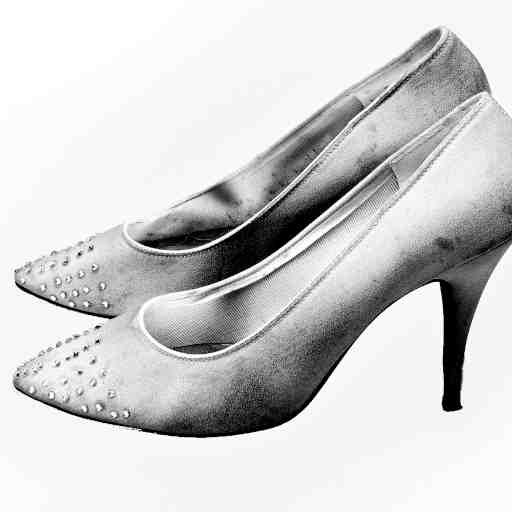
#> input picture toys/python/2d/images_as_values/images/shoes.jpg, 512 x 512 px
$ python add_emb.py
#> lines starting #> are read from the running program, lines starting #| are printed output that depends on the picture; after the words box and inside, x2 and y2 are one past the last pixel; in counts of white or black regions, pixels touching at a corner belong together
### toys/python/2d/images_as_values/embedding.py
import numpy as np
import cv2


def embed(img, max_val=255):
  '''Ternary MAP'''
  threshes = [int(max_val / 3), int((max_val / 3) * 2)]
  embedded = np.empty_like(img, dtype=np.int8)

  embedded[img < threshes[0]] = -1
  embedded[(img >= threshes[0]) & (img < threshes[1])] = 0
  embedded[img >= threshes[1]] = 1

  return embedded


# [27 lines that do not run on import are left out]

### toys/python/2d/images_as_values/add_emb.py
import numpy as np
import cv2

from embedding import embed

img_shoes = embed(cv2.imread('./images/shoes.jpg', cv2.IMREAD_GRAYSCALE))
#> in embed, `threshes = [int(max_val / 3), int((max_val / 3) * 2)]`: threshes = [85, 170]
img_pen = embed(cv2.imread('./images/pen.jpg', cv2.IMREAD_GRAYSCALE))
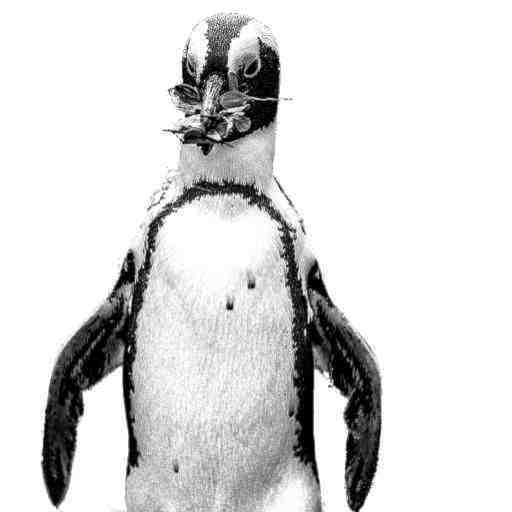
#> input picture toys/python/2d/images_as_values/images/pen.jpg, 512 x 512 px
img_noise = embed(cv2.imread('./images/noise.jpg', cv2.IMREAD_GRAYSCALE))
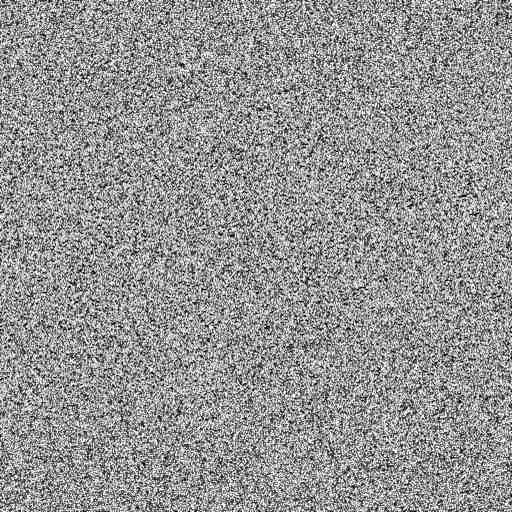
#> input picture toys/python/2d/images_as_values/images/noise.jpg, 512 x 512 px

# Shoes and Noise
sum = img_shoes + img_noise
average = (img_shoes + img_noise) / 2
cv2.imwrite('./output/add/shoes_by_noise_sum_embed.jpg', sum)
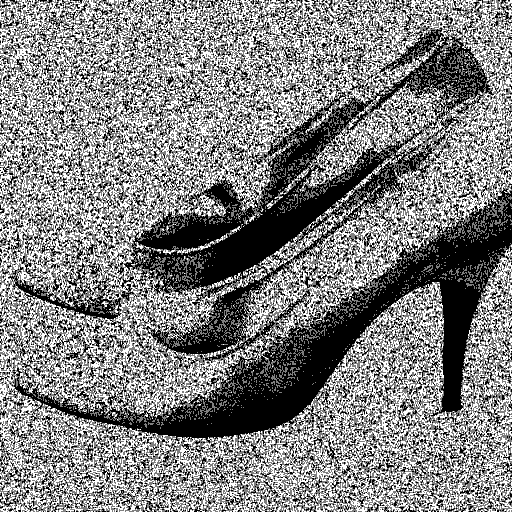
#> saved as shoes_by_noise_sum_embed.jpg: shape (512, 512); min 0, max 2, mean 1.02; drawn with min black and max white
cv2.imwrite('./output/add/shoes_by_noise_average_embed.jpg', average)
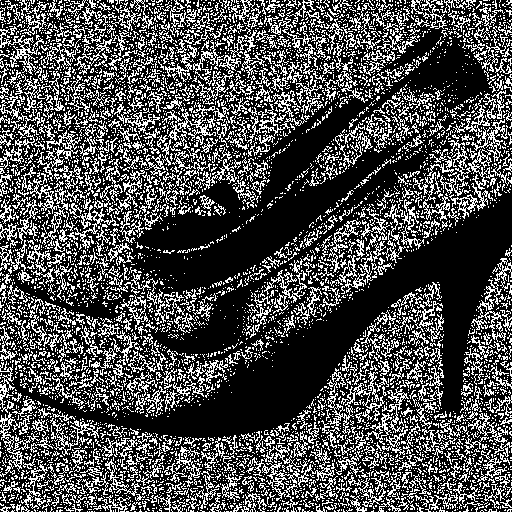
#> saved as shoes_by_noise_average_embed.jpg: shape (512, 512); values 0 (black) and 1 (white), 30.1% white in thin lines or dots

sum = img_noise + img_shoes
average = (img_noise + img_shoes) / 2
cv2.imwrite('./output/add/noise_by_shoes_sum_embed.jpg', sum)
cv2.imwrite('./output/add/noise_by_shoes_average_embed.jpg', average)


# Pen and Noise
sum = img_pen + img_noise
average = (img_pen + img_noise) / 2
cv2.imwrite('./output/add/pen_by_noise_sum_embed.jpg', sum)
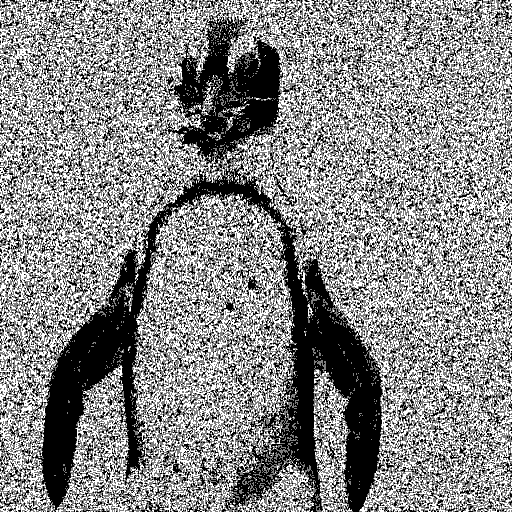
#> saved as pen_by_noise_sum_embed.jpg: shape (512, 512); min 0, max 2, mean 1.07; drawn with min black and max white
cv2.imwrite('./output/add/pen_by_noise_average_embed.jpg', average)
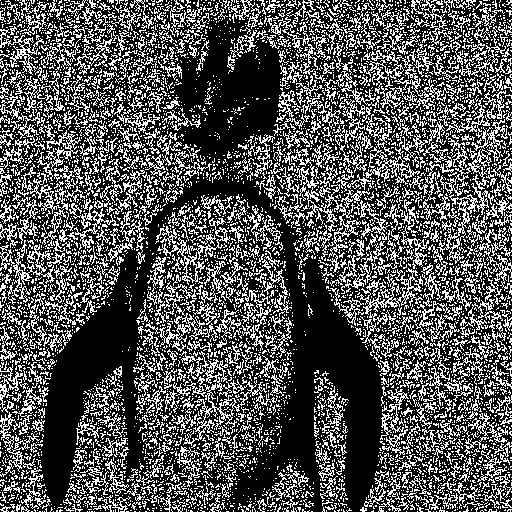
#> saved as pen_by_noise_average_embed.jpg: shape (512, 512); values 0 (black) and 1 (white), 32.5% white in thin lines or dots

sum = img_noise + img_pen
average = (img_noise + img_pen) / 2
cv2.imwrite('./output/add/noise_by_pen_sum_embed.jpg', sum)
cv2.imwrite('./output/add/noise_by_pen_average_embed.jpg', average)

# Shoes and Pen
sum = img_shoes + img_pen
average = (img_shoes + img_pen) / 2
cv2.imwrite('./output/add/shoes_by_pen_sum_embed.jpg', sum)
cv2.imwrite('./output/add/shoes_by_pen_average_embed.jpg', average)
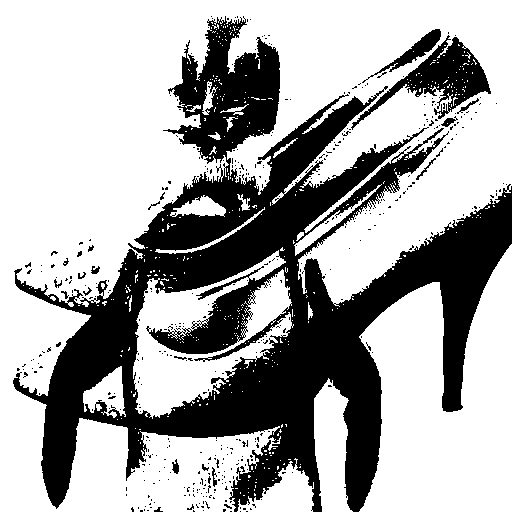
#> saved as shoes_by_pen_average_embed.jpg: shape (512, 512); values 0 (black) and 1 (white), 66.2% white; 453 black regions (433 under 20 px), largest, box (x1, y1, x2, y2) and area: (13, 16, 512, 512) 82225, (351, 35, 491, 130) 3639, (362, 29, 441, 83) 752
